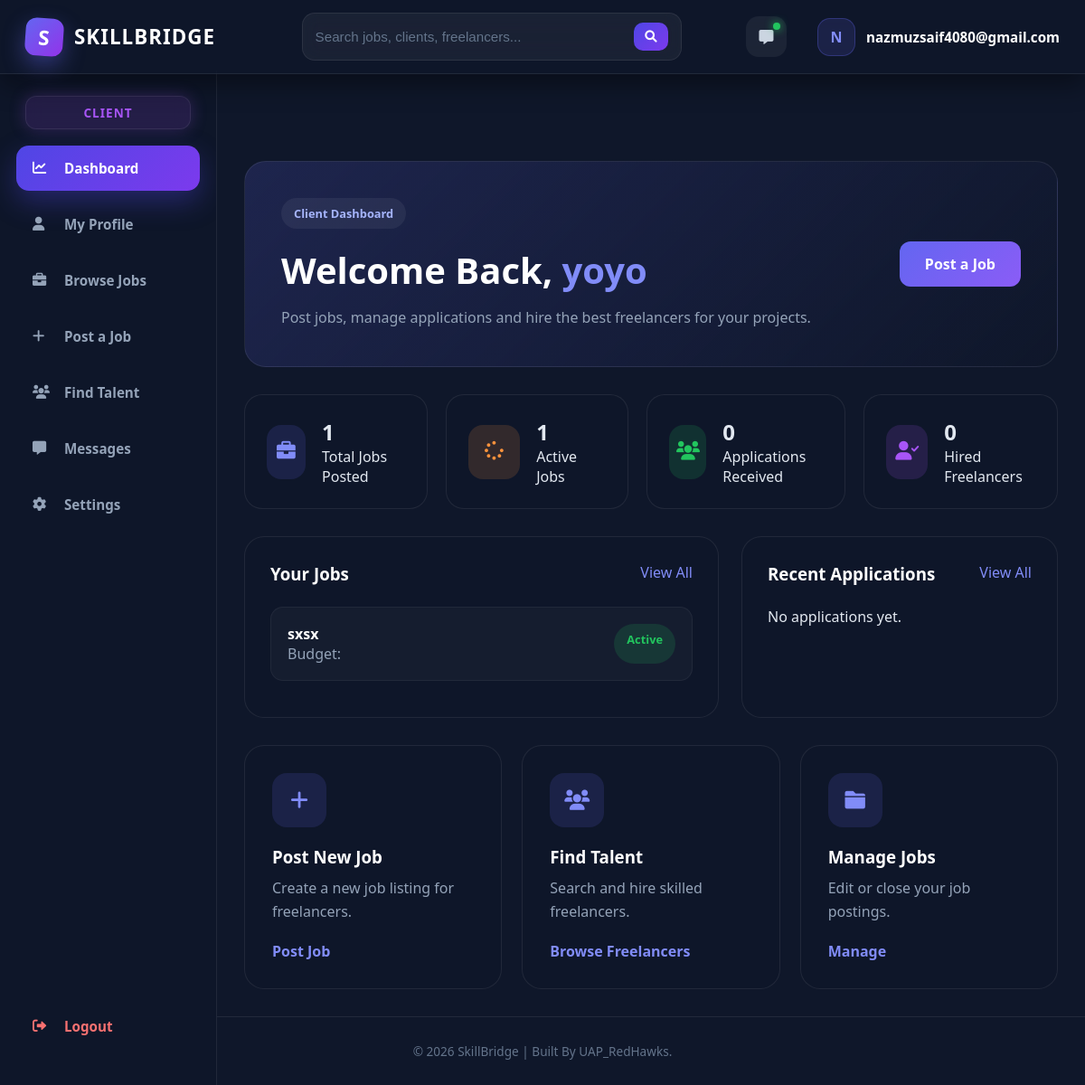
Page /users/client-dashboard/ (signed in) on the earlier database version.
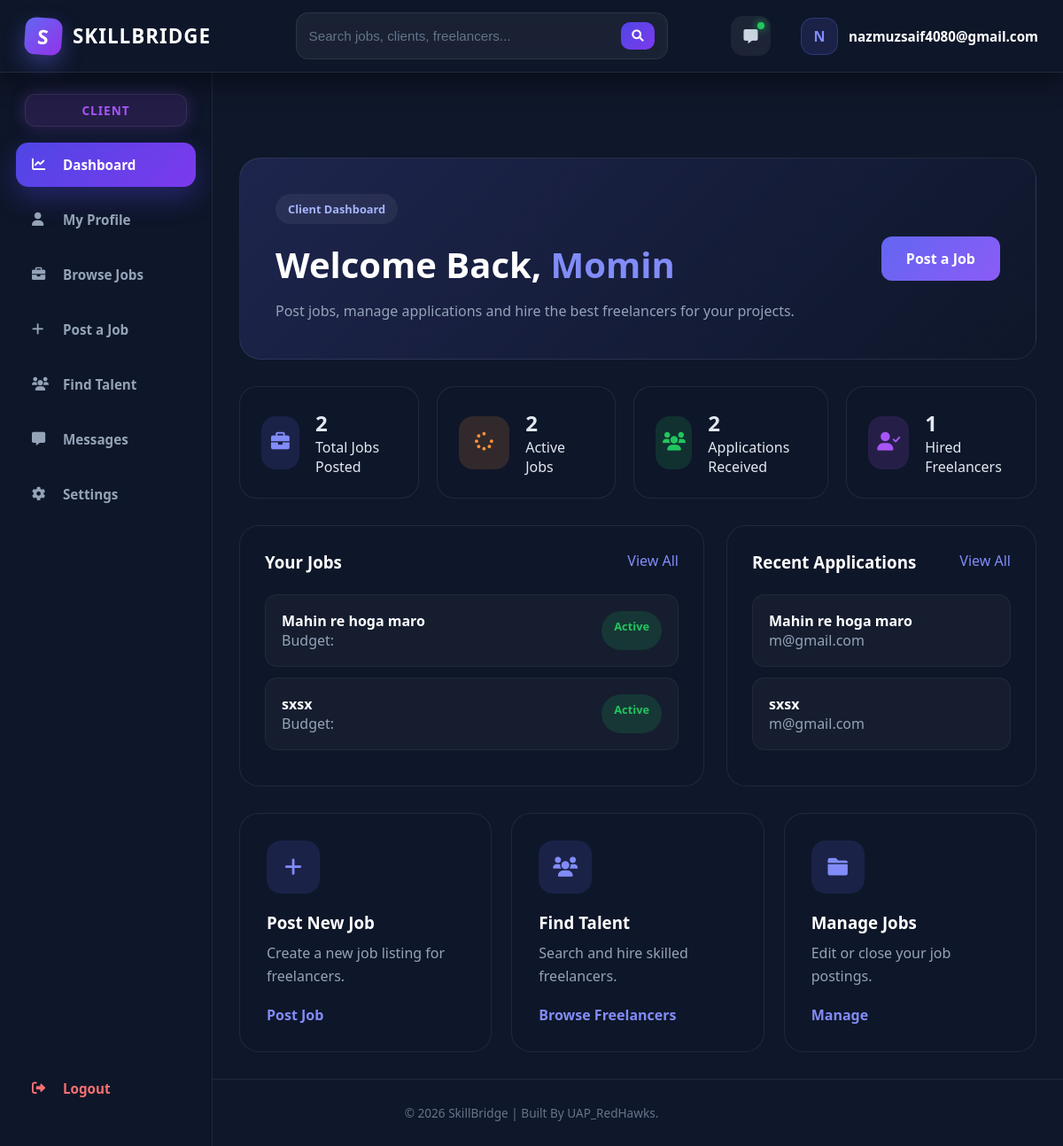
Same page on the later database version.
### users/models.py (models this page shows, shortened)
class ClientProfile(models.Model):
    user = models.OneToOneField(User, on_delete=models.CASCADE)
    name = models.CharField(max_length=200)
    email = models.EmailField(unique=True)
    phone = models.CharField(max_length=20)
    address = models.TextField()
    companyname = models.CharField(max_length=200, blank=True)
    companydescription = models.TextField(blank=True)
    website = models.URLField(blank=True)
    profileimage = models.ImageField(upload_to='profiles/', blank=True, null=True)
    nidnumber = models.CharField(max_length=50)
    createdat = models.DateTimeField(auto_now_add=True)

### jobs/models.py (models this page shows, shortened)
class Job(models.Model):
    client = models.ForeignKey(User, on_delete=models.CASCADE, related_name='posted_jobs')
    title = models.CharField(max_length=255)
    description = models.TextField()
    category = models.ForeignKey(JobCategory, on_delete=models.SET_NULL, null=True)
    skills_required = models.ManyToManyField(Skill)
    budget_min = models.DecimalField(max_digits=10, decimal_places=2, null=True, blank=True)
    budget_max = models.DecimalField(max_digits=10, decimal_places=2, null=True, blank=True)
    deadline = models.DateField(null=True, blank=True)   # ✅ NEW
    is_active = models.BooleanField(default=True)
    created_at = models.DateTimeField(auto_now_add=True)

class Application(models.Model):
    STATUS_CHOICES = (
        ('pending', 'Pending'),
        ('shortlisted', 'Shortlisted'),
        ('accepted', 'Accepted'),
        ('rejected', 'Rejected'),
    )
    job = models.ForeignKey(Job, on_delete=models.CASCADE, related_name='applications')
    freelancer = models.ForeignKey(User, on_delete=models.CASCADE, related_name='applications')
    cover_letter = models.TextField()
    proposed_budget = models.DecimalField(max_digits=10, decimal_places=2, null=True, blank=True)
    status = models.CharField(max_length=20, choices=STATUS_CHOICES, default='pending')
    applied_at = models.DateTimeField(auto_now_add=True)

### users/views.py (the view)
# urls.py: path('client-dashboard/', views.clientdashboard, name='clientdashboard'),
@login_required
def clientdashboard(request):
    profile = ClientProfile.objects.get(user=request.user)
    job_qs = Job.objects.filter(client=request.user)
    app_qs = Application.objects.filter(job__client=request.user)
    recent_jobs = job_qs.order_by('-created_at')[:5]
    recent_apps = app_qs.select_related('job', 'freelancer').order_by('-applied_at')[:5]
    context = {
        'profile': profile,
        'role': 'client',
        'total_jobs': job_qs.count(),
        'active_jobs': job_qs.filter(is_active=True).count(),
        'closed_jobs': job_qs.filter(is_active=False).count(),
        'total_applications': app_qs.count(),
        'hired_freelancers': app_qs.filter(status='accepted').count(),
        'recent_jobs': recent_jobs,
        'recent_applications': recent_apps,
    }
    return render(request, 'users/clintdashboard.html', context)

### templates/users/clintdashboard.html (shortened to what this page needs)
{% extends 'core/base.html' %}
{% load static %}
{% block extra_css %}
  <link rel="stylesheet" href="{% static 'css/user/clientdashboard.css' %}" />
{% endblock %}
{% block content %}
  <div class="dashboard-page">
    <section class="welcome-section">
      <div class="welcome-left">
        <span class="small-tag">Client Dashboard</span>
        <h1>
          Welcome Back,
          <span>{{ profile.name }}</span>
        </h1>
        <p>Post jobs, manage applications and hire the best freelancers for your projects.</p>
      </div>
      <div class="welcome-right">
        <a href="{% url 'post_job' %}" class="post-btn">Post a Job</a>
      </div>
    </section>
    <section class="stats-grid">
      <div class="stat-card">
        <div class="icon-box blue">
          <i class="fas fa-briefcase"></i>
        </div>
        <div class="stat-info">
          <h2>{{ total_jobs }}</h2>
          <p>Total Jobs Posted</p>
        </div>
      </div>
      <div class="stat-card">
        <div class="icon-box orange">
          <i class="fas fa-spinner"></i>
        </div>
        <div class="stat-info">
          <h2>{{ active_jobs }}</h2>
          <p>Active Jobs</p>
        </div>
      </div>
      <div class="stat-card">
        <div class="icon-box green">
          <i class="fas fa-users"></i>
        </div>
        <div class="stat-info">
          <h2>{{ total_applications }}</h2>
          <p>Applications Received</p>
        </div>
      </div>
      <div class="stat-card">
        <div class="icon-box purple">
          <i class="fas fa-user-check"></i>
        </div>
        <div class="stat-info">
          <h2>{{ hired_freelancers }}</h2>
          <p>Hired Freelancers</p>
        </div>
      </div>
    </section>
    <section class="dashboard-grid">
      <div class="dashboard-card">
        <div class="card-header">
          <h3>Your Jobs</h3>
          <a href={% url 'client_jobs' %}>View All</a>
        </div>
        <div class="application-list">
          {% for job in recent_jobs %}
            <div class="application-item">
              <div>
                <h4>{{ job.title }}</h4>
                <p>Budget: {{ job.budget }}</p>
              </div>
              {% if job.is_active %}
                <span class="status accepted">Active</span>
              {% else %}
                <span class="status rejected">Closed</span>
              {% endif %}
            </div>
          {% empty %}
            <p>No jobs posted yet.</p>
          {% endfor %}
        </div>
      </div>
      <div class="dashboard-card">
        <div class="card-header">
          <h3>Recent Applications</h3>
          <a href={% url 'job_applications' %}>View All</a>
        </div>
        <div class="saved-job">
          {% for app in recent_applications %}
            <div class="saved-item">
              <div>
                <h4>{{ app.job.title }}</h4>
                <p>{{ app.freelancer.username }}</p>
              </div>
            </div>
          {% empty %}
            <p>No applications yet.</p>
          {% endfor %}
        </div>
      </div>
    </section>
    <section class="quick-action">
      <div class="action-card">
        <i class="fas fa-plus"></i>
        <h3>Post New Job</h3>
        <p>Create a new job listing for freelancers.</p>
        <a href={% url 'post_job' %}>Post Job</a>
      </div>
      <div class="action-card">
        <i class="fas fa-users"></i>
        <h3>Find Talent</h3>
        <p>Search and hire skilled freelancers.</p>
        <a href={% url 'findtalents' %}>Browse Freelancers</a>
      </div>
      <div class="action-card">
        <i class="fas fa-folder"></i>
        <h3>Manage Jobs</h3>
        <p>Edit or close your job postings.</p>
        <a href="#">Manage</a>
      </div>
    </section>
  </div>
{% endblock %}

Differences in the rows shown:
changed ClientProfile: name "yoyo" → "Momin"
added Job: title "Mahin re hoga maro", is_active "Active"
added Application: job "Mahin re hoga maro", freelancer.username "m@gmail.com"
added Application: job "sxsx", freelancer.username "m@gmail.com"
Other differences:
{{ total_jobs }}: "1" → "2"
{{ active_jobs }}: "1" → "2"
{{ total_applications }}: "0" → "2"
{{ hired_freelancers }}: "0" → "1"
text no longer shown: "No applications yet."
